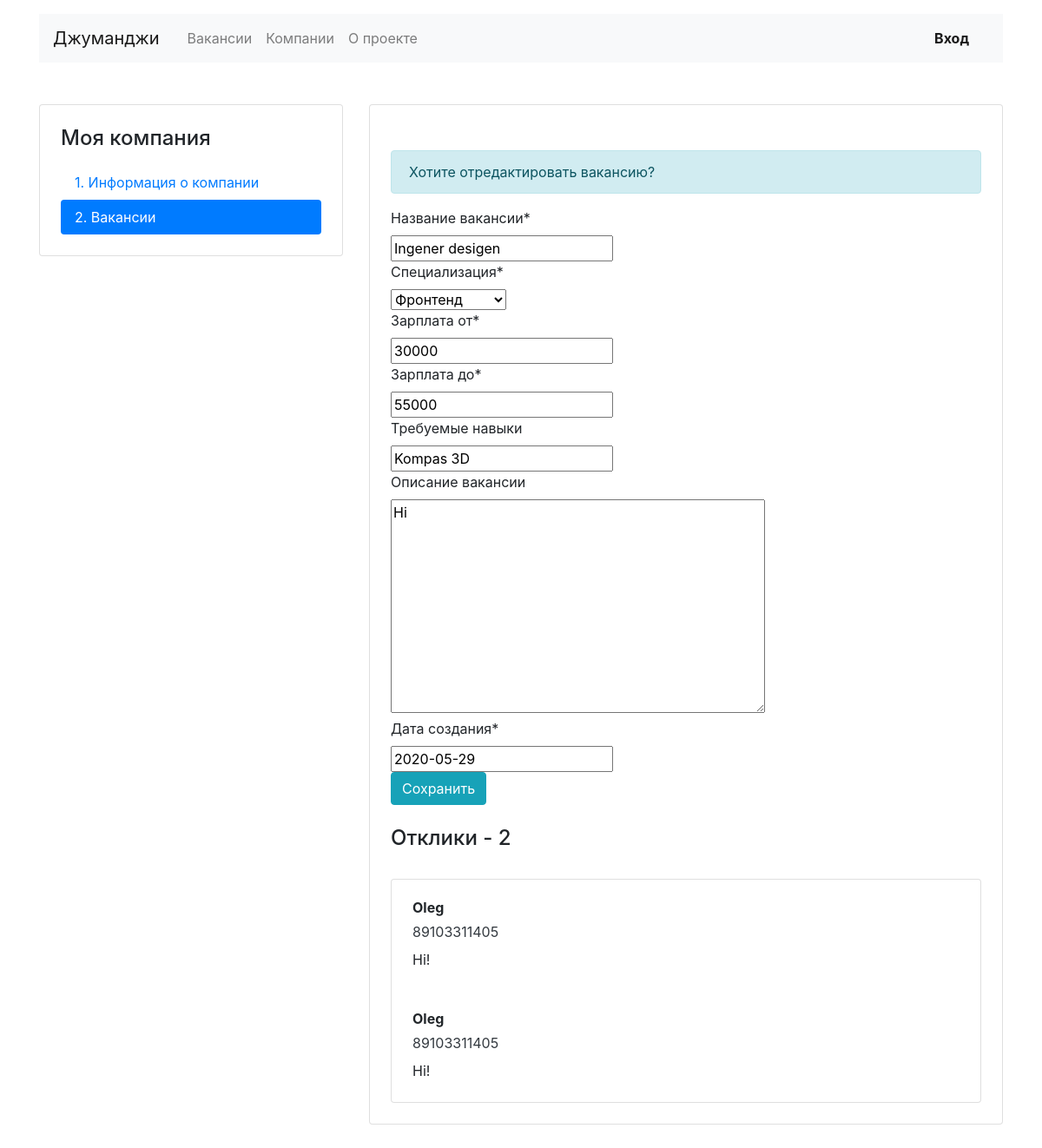
The page /mycompany/vacancies/72 on the database its author committed.
### vacancies/models.py (models this page shows, shortened)
class Vacancy(models.Model):
    title = models.CharField(max_length=100)    # Название вакансии
    specialty = models.ForeignKey(
        Specialty,
        related_name="vacancies",
        on_delete=models.CASCADE
    )
    salary_min = models.IntegerField()  # Зарплата от
    salary_max = models.IntegerField()  # Зарплата до
    skills = models.CharField(max_length=300,
                              blank=True)  # Навыки
    description = models.TextField(max_length=500,
                                   blank=True)  # Текст
    company = models.ForeignKey(Company,
                                related_name="vacancies",
                                on_delete=models.CASCADE
                                )
    published_at = models.DateField()   # Опубликовано

class Specialty(models.Model):
    code = models.CharField(max_length=20)   # Код
    title = models.CharField(max_length=100)  # Название
    picture = models.ImageField(
        upload_to=MEDIA_SPECIALITY_IMAGE_DIR
    )  # Картинка
    def __str__(self):
        return self.title

class Application(models.Model):
    written_username = models.CharField(max_length=100)
    written_phone = models.PositiveIntegerField(
        validators=[MaxValueValidator(99999999999),
                    MinValueValidator(10000000000)]
    )
    written_cover_letter = models.CharField(max_length=500)
    vacancy = models.ForeignKey(Vacancy,
                                related_name="applications",
                                on_delete=models.CASCADE, blank=True)
    user = models.ForeignKey(User,
                             related_name="applications",
                             on_delete=models.CASCADE)

### vacancies/views.py (the view, shortened to what this page needs)
# urls.py: path('mycompany/vacancies/<int:id>', MyVacancyEditView.as_view()),
class MyVacancyEditView(View):
    def get(self, request, id, *args, **kwargs):
        vacancy = Vacancy.objects.filter(id=id).first()
        if not vacancy:
            raise Http404
        applications = vacancy.applications.all()
        return render(
            request,
            'vacancy-edit.html',
            context={
                'vacancy_form': VacancyForm(instance=vacancy),
                'title': 'Хотите отредактировать вакансию?',
                'applications': applications,
                'number_applications': len(applications),
            }
        )

### vacancies/forms.py
class VacancyForm(ModelForm):
    class Meta:
        model = Vacancy
        labels = {
            'title': 'Название вакансии',
            'specialty': 'Специализация',
            'salary_min': 'Зарплата от',
            'salary_max': 'Зарплата до',
            'skills': 'Требуемые навыки',
            'description': 'Описание вакансии',
            'published_at': 'Дата создания'
        }
        exclude = ['company']

### vacancies/templates/vacancy-edit.html (shortened to what this page needs)
{% extends 'base.html' %}
{% block container %}
  <main class="container mt-3 pb-5">
    <div class="row mt-5">
      <div class="col-12 col-lg-4">
        <aside class="pt-3 pb-4 px-4 mb-5 card">
          <h1 class="h4 pt-2 pb-2">Моя компания</h1>
          <div class="nav flex-column nav-pills">
            <a class="nav-link" href="{% url 'my_company' %}">1. Информация о&nbsp;компании</a>
            <a class="nav-link active" href="{% url 'mycompany_vac' %}">2. Вакансии</a>
          </div>
        </aside>
      </div>
      <div class="col-12 col-lg-8">
        <div class="card">
          <div class="card-body px-4 pb-4 tab-content">
            <section>
              <h2 class="h4 pt-2 pb-3">{{ vacancy.title }}</h2>
              {% if vacancy.is_updated %}
              <p class="alert alert-info" role="alert">Информация о вакансии обновлена</p>
              {% else %}
              <p class="alert alert-info" role="alert">{{ title }}</p>
              {% endif %}
              {% load crispy_forms_tags %}
              <form method="post" enctype="multipart/form-data">
                {{ vacancy_form|crispy }}
                <div class="form-group">
                  <input type="submit" class="btn btn-info" value="Сохранить">
                </div>
              </form>
              <h2 class="h4 pt-2 pb-3">Отклики - {{ number_applications }}</h2>
              <div class="card mt-3">
                {% for application in applications %}
                <div class="card-body px-4">
                  <p class="mb-1 font-weight-bold">{{ application.written_username }}</p>
                  <p class="mb-2">
                    <a href="tel:{{ application.written_phone }}" class="text-dark">{{ application.written_phone }}</a>
                  </p>
                  <p class="mb-1">{{ application.written_cover_letter }}</p>
                </div>
                {% endfor %}
              </div>
            </section>
          </div>
        </div>
      </div>
    </div>
  </main>
{% endblock %}

### rows shown on the page
Vacancy: title "Ingener desigen", specialty "Фронтенд", salary_min "30000", salary_max "55000", skills "Kompas 3D", description "Hi", published_at "2020-05-29"
Application: written_username "Oleg", written_phone "89103311405", written_cover_letter "Hi!"
Application: written_username "Oleg", written_phone "89103311405", written_cover_letter "Hi!"

### other values the page prints
{{ title }} "Хотите отредактировать вакансию?"
{{ number_applications }} "2"
